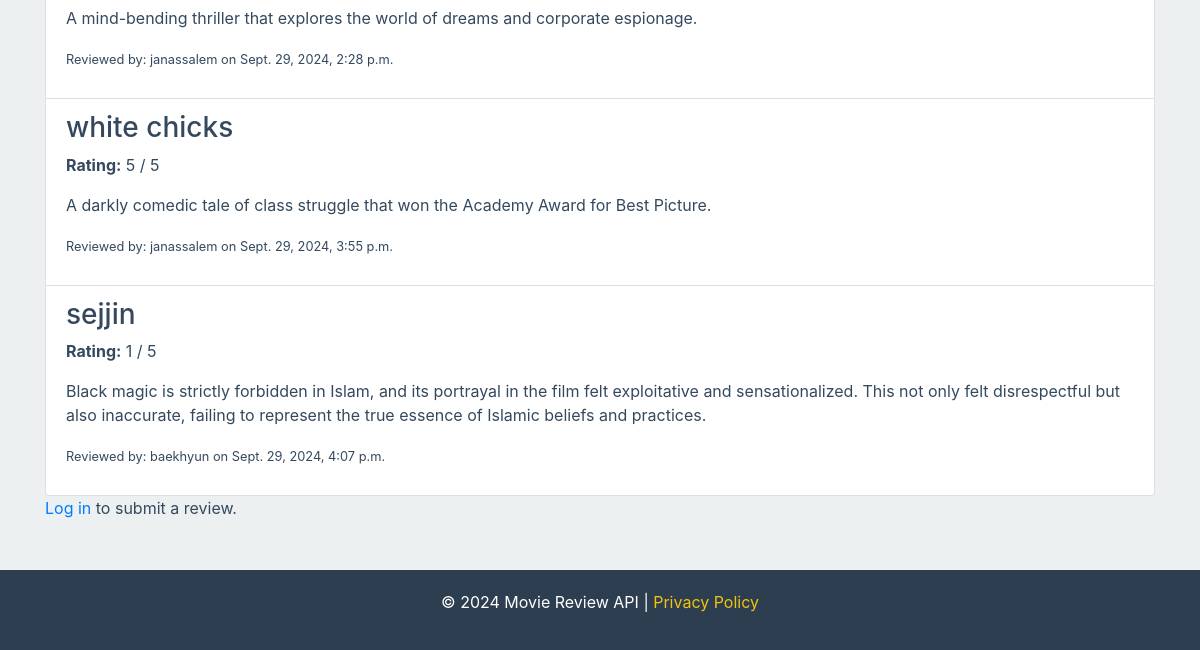
Page /api/ (lower part) on the earlier database version.
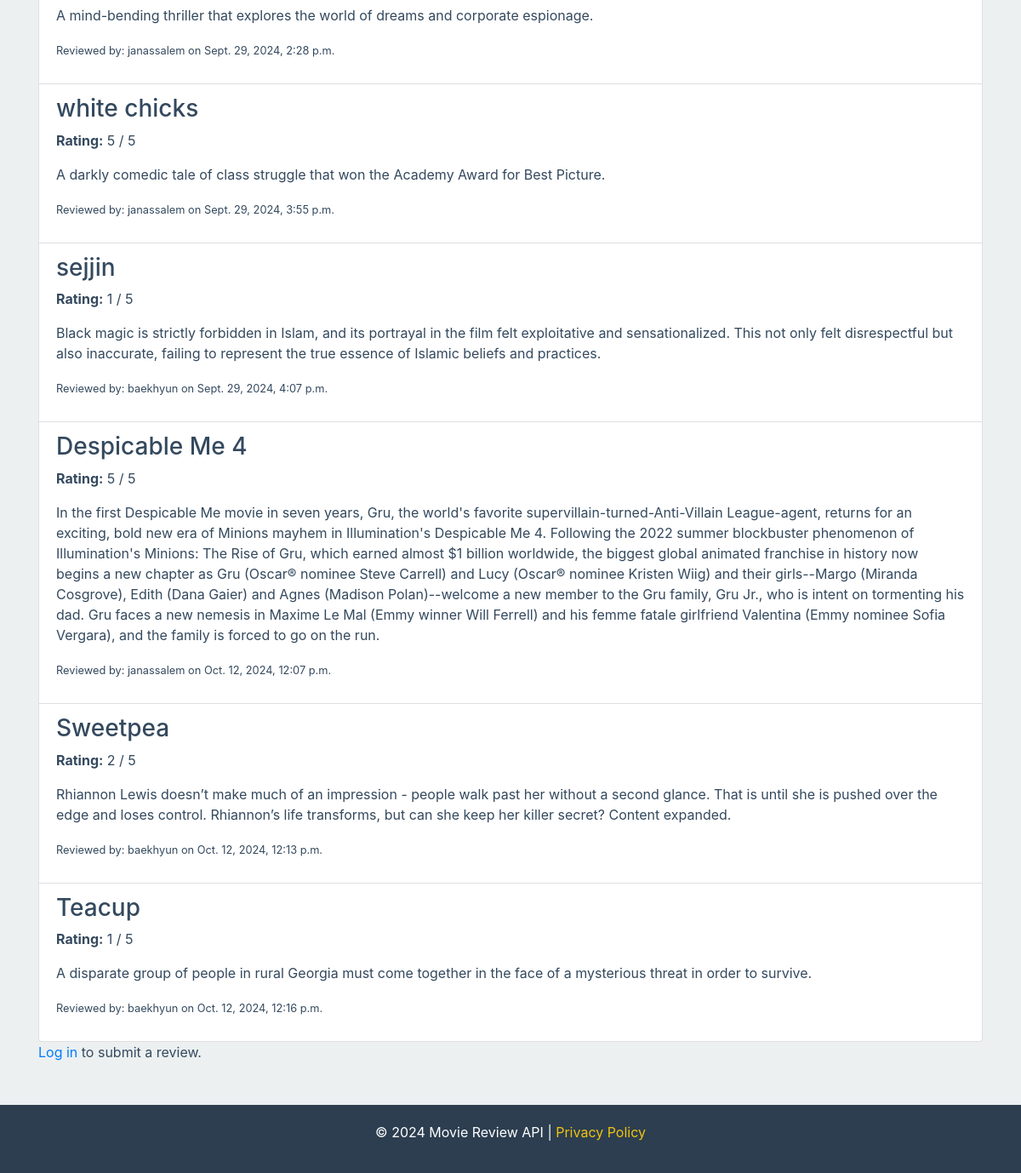
Same page on the later database version.
### reviews/models.py (models this page shows, shortened)
class Review(models.Model):
    movie_title = models.CharField(max_length=255)
    review_content = models.TextField()
    rating = models.IntegerField()  # 1 to 5
    user = models.ForeignKey(User, on_delete=models.CASCADE)
    created_at = models.DateTimeField(auto_now_add=True)

### reviews/views.py (the view)
# urls.py: 2. Add a URL to urlpatterns:  path('', views.home, name='home')
def home(request):
    search_query = request.GET.get('search', '')
    reviews = Review.objects.filter(movie_title__icontains=search_query) if search_query else Review.objects.all()
    return render(request, 'home.html', {'reviews': reviews})

### reviews/templates/home.html (shortened to what this page needs)
{% extends 'base.html' %}
{% block content %}
{% if reviews %}
    <ul class="list-group">
        {% for review in reviews %}
            <li class="list-group-item">
                <h3>{{ review.movie_title }}</h3>
                <p><strong>Rating:</strong> {{ review.rating }} / 5</p>
                <p>{{ review.review_content }}</p>
                <p><small>Reviewed by: {{ review.user.username }} on {{ review.created_at }}</small></p>
            </li>
        {% endfor %}
    </ul>
{% else %}
    <p>No reviews available.</p>
{% endif %}
{% if user.is_authenticated %}
    <a href="{% url 'review-list' %}" class="btn btn-primary">Add a Review</a>
{% else %}
    <p><a href="{% url 'login' %}">Log in</a> to submit a review.</p>
{% endif %}
{% endblock %}

Differences in the rows shown:
added Review: movie_title "Despicable Me 4", rating "5", review_content "In the first Despicable Me movie in seven years, Gru, the world's favorite supervillain-turned-Anti-Villain League-agent, returns for an exciting, bold new era of Minions mayhem in Illumination's Despicable Me 4. Following the 2022 summer blockbuster phenomenon of Illumination's Minions: The Rise of Gru, which earned almost $1 billion worldwide, the biggest global animated franchise in history now begins a new chapter as Gru (Oscar® nominee Steve Carrell) and Lucy (Oscar® nominee Kristen Wiig) and their girls--Margo (Miranda Cosgrove), Edith (Dana Gaier) and Agnes (Madison Polan)--welcome a new member to the Gru family, Gru Jr., who is intent on tormenting his dad. Gru faces a new nemesis…", user.username "janassalem", created_at "Oct. 12, 2024, 12:07 p.m."
added Review: movie_title "Sweetpea", rating "2", review_content "Rhiannon Lewis doesn’t make much of an impression - people walk past her without a second glance. That is until she is pushed over the edge and loses control. Rhiannon’s life transforms, but can she keep her killer secret? Content expanded.", user.username "baekhyun", created_at "Oct. 12, 2024, 12:13 p.m."
added Review: movie_title "Teacup", rating "1", review_content "A disparate group of people in rural Georgia must come together in the face of a mysterious threat in order to survive.", user.username "baekhyun", created_at "Oct. 12, 2024, 12:16 p.m."
